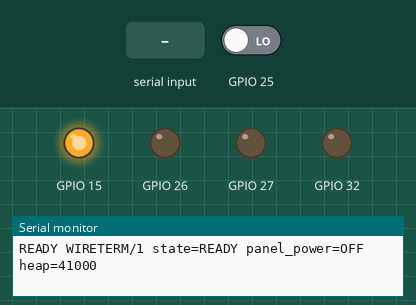
Recording of a program running on a simulated ESP32. Parts: output pins drawn as LEDs (lit = HIGH), the last lines printed to the serial monitor. The test bench sets the inputs (shaded band); at power-on: GPIO 25 LOW.

Above: at 1.2 s.
1.3 s: "TEST BWR\n" received over Serial
At 2.8 s:
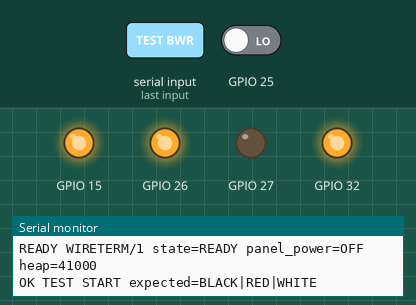
3.3 s: GPIO 25 driven HIGH
At 4.3 s:
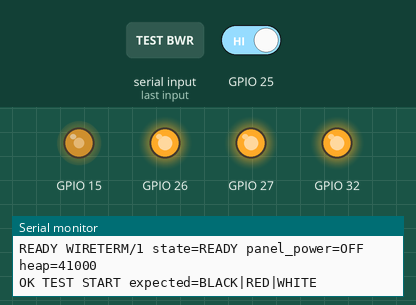
At 4.87 s:
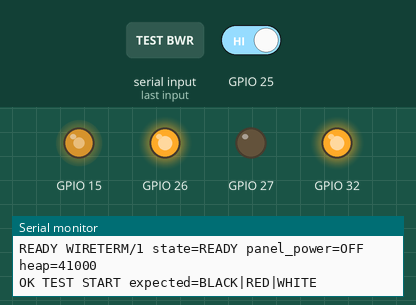
Timing chart, 0 to 6.9 s (numbered marks = the images above; inputs shaded):
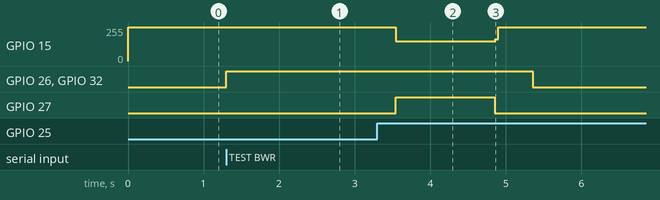

Measured:
- after the input at 1.3 s, GPIO 26, GPIO 32: LOW → HIGH at once
- after the input at 3.3 s, GPIO 15: 255/255 → 147/255 after 0.24 s, → 255/255 1.3 s later; GPIO 26, GPIO 32: HIGH → LOW after 2.1 s; GPIO 27: LOW → HIGH after 0.24 s, → LOW 1.3 s later

The program:

main.cpp
```cpp
/*
 * WireTerm offline ESP32 display bridge firmware.
 * Accepts one complete CRC32-verified 800x480 B/W/R frame before refreshing.
 */

#include <Arduino.h>
#include <SPI.h>
#include <WiFi.h>
#include <esp_bt.h>

namespace Pins {
constexpr uint8_t DIN = 14;
constexpr uint8_t CLK = 13;
constexpr uint8_t CS = 15;
constexpr uint8_t DC = 27;
constexpr uint8_t RST = 26;
constexpr uint8_t BUSY = 25;
constexpr uint8_t PWR = 32;
}  // namespace Pins

constexpr uint16_t FRAME_WIDTH = 800;
constexpr uint16_t FRAME_HEIGHT = 480;
constexpr size_t LINE_CAPACITY = 128;
constexpr size_t PLANE_BYTES = FRAME_WIDTH * FRAME_HEIGHT / 8U;
constexpr size_t FRAME_BYTES = PLANE_BYTES * 2U;
constexpr uint32_t BUSY_TIMEOUT_MS = 45000;
constexpr uint32_t RECEIVE_IDLE_TIMEOUT_MS = 3000;

char line[LINE_CAPACITY] = {};
size_t lineLength = 0;
uint8_t* frameBuffer = nullptr;
bool receivingFrame = false;
size_t receivedBytes = 0;
uint32_t expectedCrc = 0;
uint32_t runningCrc = 0xFFFFFFFFU;
uint32_t lastByteAt = 0;

void panelSafeOff() {
  pinMode(Pins::PWR, OUTPUT);
  digitalWrite(Pins::PWR, LOW);
  pinMode(Pins::CS, OUTPUT);
  digitalWrite(Pins::CS, HIGH);
  pinMode(Pins::DC, OUTPUT);
  digitalWrite(Pins::DC, LOW);
  pinMode(Pins::RST, OUTPUT);
  digitalWrite(Pins::RST, LOW);
  pinMode(Pins::DIN, INPUT);
  pinMode(Pins::CLK, INPUT);
  pinMode(Pins::BUSY, INPUT);
}

void sendCommand(uint8_t command) {
  digitalWrite(Pins::DC, LOW);
  digitalWrite(Pins::CS, LOW);
  SPI.transfer(command);
  digitalWrite(Pins::CS, HIGH);
}

void sendData(uint8_t data) {
  digitalWrite(Pins::DC, HIGH);
  digitalWrite(Pins::CS, LOW);
  SPI.transfer(data);
  digitalWrite(Pins::CS, HIGH);
}

bool waitUntilIdle() {
  const uint32_t started = millis();
  while (digitalRead(Pins::BUSY) == LOW) {
    sendCommand(0x71);
    if (millis() - started >= BUSY_TIMEOUT_MS) {
      return false;
    }
    delay(10);
  }
  delay(200);
  return true;
}

bool initializePanel() {
  pinMode(Pins::CS, OUTPUT);
  pinMode(Pins::RST, OUTPUT);
  pinMode(Pins::DC, OUTPUT);
  pinMode(Pins::BUSY, INPUT);
  pinMode(Pins::PWR, OUTPUT);
  digitalWrite(Pins::CS, HIGH);
  digitalWrite(Pins::PWR, HIGH);

  SPI.begin(Pins::CLK, -1, Pins::DIN, Pins::CS);
  SPI.beginTransaction(SPISettings(2000000, MSBFIRST, SPI_MODE0));

  digitalWrite(Pins::RST, HIGH);
  delay(200);
  digitalWrite(Pins::RST, LOW);
  delay(2);
  digitalWrite(Pins::RST, HIGH);
  delay(200);

  sendCommand(0x01);
  sendData(0x07);
  sendData(0x07);
  sendData(0x3F);
  sendData(0x3F);
  sendCommand(0x04);
  delay(100);
  if (!waitUntilIdle()) {
    return false;
  }

  sendCommand(0x00);
  sendData(0x0F);
  sendCommand(0x61);
  sendData(0x03);
  sendData(0x20);
  sendData(0x01);
  sendData(0xE0);
  sendCommand(0x15);
  sendData(0x00);
  sendCommand(0x50);
  sendData(0x11);
  sendData(0x07);
  sendCommand(0x60);
  sendData(0x22);
  sendCommand(0x65);
  sendData(0x00);
  sendData(0x00);
  sendData(0x00);
  sendData(0x00);
  return true;
}

void endPanelSession(bool enterSleep) {
  if (enterSleep) {
    sendCommand(0x02);
    if (waitUntilIdle()) {
      sendCommand(0x07);
      sendData(0xA5);
    }
  }
  SPI.endTransaction();
  SPI.end();
  panelSafeOff();
}

bool displayPlanes(const uint8_t* blackPlane, const uint8_t* redPlane) {
  if (!initializePanel()) {
    panelSafeOff();
    return false;
  }

  sendCommand(0x10);
  for (size_t index = 0; index < PLANE_BYTES; ++index) {
    sendData(blackPlane[index]);
    if (index % 1000U == 0) {
      yield();
    }
  }

  sendCommand(0x13);
  for (size_t index = 0; index < PLANE_BYTES; ++index) {
    sendData(redPlane[index]);
    if (index % 1000U == 0) {
      yield();
    }
  }

  sendCommand(0x12);
  delay(100);
  const bool refreshed = waitUntilIdle();
  endPanelSession(refreshed);
  return refreshed;
}

bool displayPolarityTest() {
  memset(frameBuffer, 0xFF, PLANE_BYTES);
  memset(frameBuffer + PLANE_BYTES, 0x00, PLANE_BYTES);
  for (uint16_t y = 0; y < FRAME_HEIGHT; ++y) {
    const size_t row = static_cast<size_t>(y) * (FRAME_WIDTH / 8U);
    memset(frameBuffer + row, 0x00, 33);
    memset(frameBuffer + PLANE_BYTES + row + 33, 0xFF, 33);
  }
  return displayPlanes(frameBuffer, frameBuffer + PLANE_BYTES);
}

uint32_t updateCrc32(uint32_t crc, uint8_t value) {
  crc ^= value;
  for (uint8_t bit = 0; bit < 8; ++bit) {
    const uint32_t mask = 0U - (crc & 1U);
    crc = (crc >> 1U) ^ (0xEDB88320U & mask);
  }
  return crc;
}

void resetReceiver() {
  receivingFrame = false;
  receivedBytes = 0;
  expectedCrc = 0;
  runningCrc = 0xFFFFFFFFU;
}

void finishFrame() {
  const uint32_t actualCrc = ~runningCrc;
  receivingFrame = false;
  if (actualCrc != expectedCrc) {
    Serial.printf("ERR CRC expected=%08lX actual=%08lX\n",
                  static_cast<unsigned long>(expectedCrc),
                  static_cast<unsigned long>(actualCrc));
    resetReceiver();
    return;
  }

  Serial.printf("OK FRAME VERIFIED bytes=%u crc=%08lX\n",
                static_cast<unsigned>(FRAME_BYTES),
                static_cast<unsigned long>(actualCrc));
  if (displayPlanes(frameBuffer, frameBuffer + PLANE_BYTES)) {
    Serial.println("OK FRAME DISPLAYED panel_power=OFF");
  } else {
    Serial.println("ERR DISPLAY_TIMEOUT panel_power=OFF");
  }
  resetReceiver();
}

bool beginFrame(const char* command) {
  unsigned width = 0;
  unsigned height = 0;
  unsigned length = 0;
  char format[8] = {};
  char crcHex[9] = {};
  if (sscanf(command, "BEGIN %u %u %7s %u %8s",
             &width, &height, format, &length, crcHex) != 5) {
    Serial.println("ERR BEGIN_FORMAT");
    return false;
  }
  if (width != FRAME_WIDTH || height != FRAME_HEIGHT ||
      strcmp(format, "BWR") != 0 || length != FRAME_BYTES) {
    Serial.println("ERR FRAME_CONTRACT");
    return false;
  }
  if (frameBuffer == nullptr) {
    Serial.println("ERR FRAME_BUFFER_UNAVAILABLE");
    return false;
  }

  char* crcEnd = nullptr;
  const unsigned long parsedCrc = strtoul(crcHex, &crcEnd, 16);
  if (crcEnd == crcHex || *crcEnd != '\0') {
    Serial.println("ERR CRC_FORMAT");
    return false;
  }

  expectedCrc = static_cast<uint32_t>(parsedCrc);
  receivedBytes = 0;
  runningCrc = 0xFFFFFFFFU;
  lastByteAt = millis();
  receivingFrame = true;
  Serial.printf("OK BEGIN READY bytes=%u\n", static_cast<unsigned>(FRAME_BYTES));
  return true;
}

void reply(const char* command) {
  if (strcmp(command, "HELLO WIRETERM/1") == 0) {
    Serial.println(
        "OK WIRETERM/1 state=READY render=FULL_FRAME "
        "product=WireTerm%20USB%20Device");
  } else if (strcmp(command, "STATUS") == 0) {
    Serial.printf(
        "STATUS state=READY panel=epd7in5b_V2 size=800x480 "
        "planes=BLACK,RED bytes=%u wifi=OFF bluetooth=OFF polarity=VALIDATED\n",
        static_cast<unsigned>(FRAME_BYTES));
  } else if (strcmp(command, "PINS") == 0) {
    Serial.println("PINS DIN=14 CLK=13 CS=15 DC=27 RST=26 BUSY=25 PWR=32");
  } else if (strcmp(command, "ABORT") == 0) {
    resetReceiver();
    Serial.println("OK ABORT state=READY buffered=0");
  } else if (strcmp(command, "TEST BWR") == 0) {
    Serial.println("OK TEST START expected=BLACK|RED|WHITE");
    if (displayPolarityTest()) {
      Serial.println("OK TEST COMPLETE panel_power=OFF");
    } else {
      Serial.println("ERR TEST_TIMEOUT panel_power=OFF");
    }
  } else if (strncmp(command, "BEGIN ", 6) == 0) {
    beginFrame(command);
  } else if (command[0] != '\0') {
    Serial.println("ERR UNKNOWN_COMMAND");
  }
}

void setup() {
  panelSafeOff();
  WiFi.persistent(false);
  WiFi.mode(WIFI_OFF);
  btStop();

  Serial.begin(115200);
  delay(30);
  frameBuffer = static_cast<uint8_t*>(malloc(FRAME_BYTES));
  if (frameBuffer == nullptr) {
    Serial.println("READY WIRETERM/1 state=ERROR reason=FRAME_BUFFER");
  } else {
    Serial.printf("READY WIRETERM/1 state=READY panel_power=OFF heap=%u\n",
                  static_cast<unsigned>(ESP.getFreeHeap()));
  }
}

void loop() {
  if (receivingFrame) {
    while (Serial.available() > 0 && receivedBytes < FRAME_BYTES) {
      const uint8_t value = static_cast<uint8_t>(Serial.read());
      frameBuffer[receivedBytes++] = value;
      runningCrc = updateCrc32(runningCrc, value);
      lastByteAt = millis();
    }
    if (receivedBytes == FRAME_BYTES) {
      finishFrame();
    } else if (millis() - lastByteAt >= RECEIVE_IDLE_TIMEOUT_MS) {
      Serial.printf("ERR RECEIVE_TIMEOUT buffered=%u\n",
                    static_cast<unsigned>(receivedBytes));
      resetReceiver();
    }
    return;
  }

  while (Serial.available() > 0) {
    const char value = static_cast<char>(Serial.read());
    if (value == '\n') {
      line[lineLength] = '\0';
      if (lineLength > 0 && line[lineLength - 1] == '\r') {
        line[--lineLength] = '\0';
      }
      reply(line);
      lineLength = 0;
    } else if (lineLength + 1 >= LINE_CAPACITY) {
      lineLength = 0;
      Serial.println("ERR LINE_TOO_LONG");
    } else {
      line[lineLength++] = value;
    }
  }
}
```
